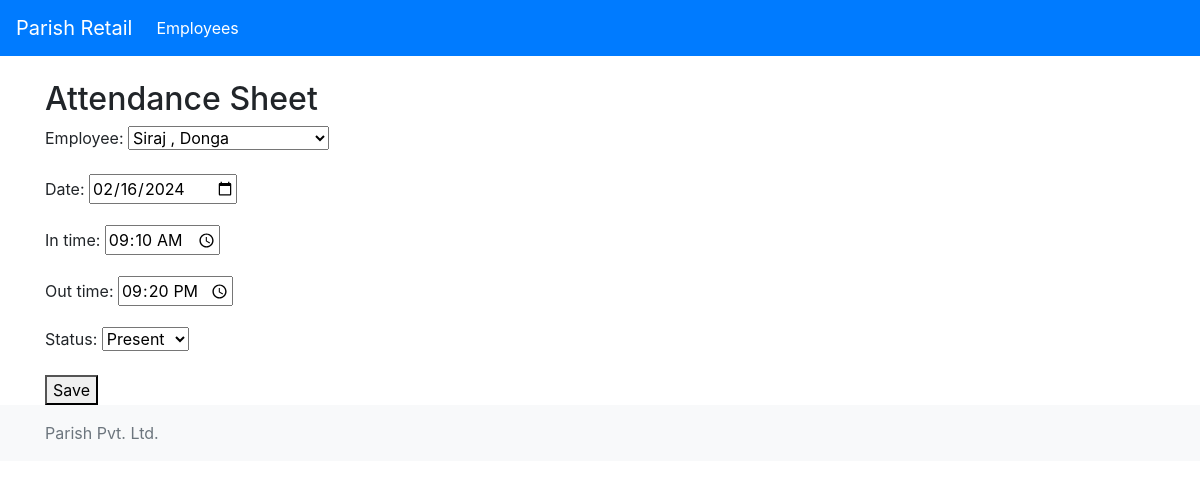
/Attendance/attendance/1/, run on the app's committed database.
### Attendance/models.py (models this page shows, shortened)
class AttendanceRecord(models.Model):
    STATUS_CHOICES = [
        ('present', 'Present'),
        ('absent', 'Absent'),
        ('leave', 'Leave'),
        ('half_day', 'Half Day'),
    ]
    employee = models.ForeignKey(Employee, on_delete=models.CASCADE, related_name='attendance_records')
    date = models.DateField(default=timezone.now)
    in_time = models.TimeField(blank=True, null=True)  # Optional, as there might be absent days
    out_time = models.TimeField(blank=True, null=True) # Optional, as there might be absent days
    status = models.CharField(max_length=20, choices=STATUS_CHOICES, default='present')
    punctuality_bonus = models.DecimalField(max_digits=10, decimal_places=2, default=0.00, help_text="Punctuality/Attendance bonus for the day")
    class Meta:
        unique_together = ('employee', 'date')  # Ensuring one record per employee per day
        ordering = ['-date', 'employee']  # Default ordering

### Attendance/views.py (the view)
# urls.py: path('attendance/<int:pk>/', AttendanceSheetView.as_view(), name='attendance_sheet'),
class AttendanceSheetView(UpdateView):
    model = AttendanceRecord
    form_class = AttendanceForm
    template_name = 'attendance_sheet.html'
    success_url = '/attendance_sheet/'  # Adjust the URL as needed

### Attendance/forms.py
class AttendanceForm(forms.ModelForm):
    class Meta:
        model = AttendanceRecord
        fields = ['employee', 'date', 'in_time', 'out_time', 'status']
        widgets = {
            'date': forms.DateInput(attrs={'type': 'date'}),
            'in_time': forms.TimeInput(attrs={'type': 'time'}),
            'out_time': forms.TimeInput(attrs={'type': 'time'}),
        }

### Employees/models.py (called while the page is built)
    def __str__(self):
        return f"{self.name} , {self.Last_name}"

### Attendance/templates/attendance_sheet.html (shortened to what this page needs)
{% extends 'base.html' %}
{% block content %}
<h2>Attendance Sheet</h2>
<form method="post">
    {{ form.as_p }}
    <button type="submit">Save</button>
</form>
{% endblock %}

### data on the page
AttendanceRecord: employee "Siraj , Donga", date "02/16/2024", in_time "09:10:00", out_time "21:20:00", status "Present"
